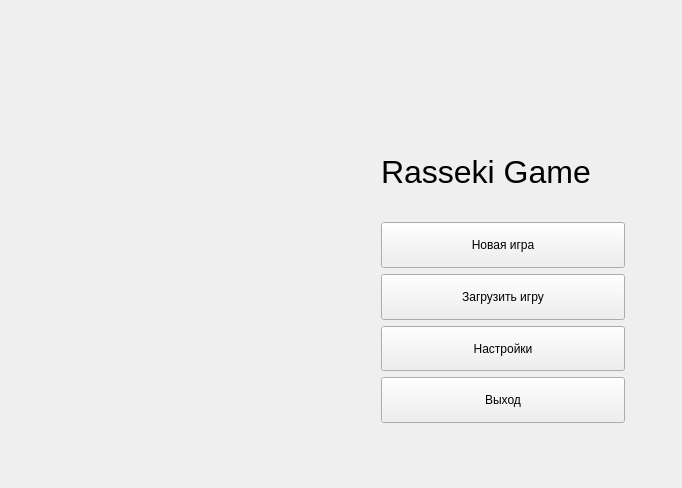
<?xml version="1.0" encoding="UTF-8"?>
<ui version="4.0">
 <class>MenuWindow</class>
 <widget class="QMainWindow" name="MenuWindow">
  <property name="geometry">
   <rect>
    <x>0</x>
    <y>0</y>
    <width>682</width>
    <height>488</height>
   </rect>
  </property>
  <property name="windowTitle">
   <string>Rasseki Game</string>
  </property>
  <property name="styleSheet">
   <string notr="true"/>
  </property>
  <widget class="QWidget" name="centralWidget">
   <widget class="QWidget" name="gridLayoutWidget">
    <property name="geometry">
     <rect>
      <x>60</x>
      <y>90</y>
      <width>565</width>
      <height>385</height>
     </rect>
    </property>
    <layout class="QGridLayout" name="gridLayout">
     <property name="topMargin">
      <number>0</number>
     </property>
     <property name="rightMargin">
      <number>0</number>
     </property>
     <property name="bottomMargin">
      <number>0</number>
     </property>
     <property name="horizontalSpacing">
      <number>60</number>
     </property>
     <item row="0" column="0" rowspan="3">
      <widget class="QLabel" name="logo">
       <property name="minimumSize">
        <size>
         <width>250</width>
         <height>350</height>
        </size>
       </property>
       <property name="text">
        <string/>
       </property>
       <property name="pixmap">
        <pixmap>archer.png</pixmap>
       </property>
      </widget>
     </item>
     <item row="0" column="1">
      <widget class="QLabel" name="label">
       <property name="maximumSize">
        <size>
         <width>16777215</width>
         <height>750</height>
        </size>
       </property>
       <property name="text">
        <string>&lt;html&gt;&lt;head/&gt;&lt;body&gt;&lt;p&gt;&lt;br/&gt;&lt;/p&gt;&lt;p&gt;&lt;span style=&quot; font-size:24pt;&quot;&gt;Rasseki Game&lt;/span&gt;&lt;/p&gt;&lt;/body&gt;&lt;/html&gt;</string>
       </property>
      </widget>
     </item>
     <item row="1" column="1" rowspan="2">
      <layout class="QVBoxLayout" name="verticalLayout">
       <item>
        <widget class="QPushButton" name="newGame">
         <property name="sizePolicy">
          <sizepolicy hsizetype="Preferred" vsizetype="Preferred">
           <horstretch>0</horstretch>
           <verstretch>0</verstretch>
          </sizepolicy>
         </property>
         <property name="maximumSize">
          <size>
           <width>16777215</width>
           <height>50</height>
          </size>
         </property>
         <property name="text">
          <string>Новая игра</string>
         </property>
        </widget>
       </item>
       <item>
        <widget class="QPushButton" name="loadGame">
         <property name="sizePolicy">
          <sizepolicy hsizetype="Preferred" vsizetype="Preferred">
           <horstretch>0</horstretch>
           <verstretch>0</verstretch>
          </sizepolicy>
         </property>
         <property name="maximumSize">
          <size>
           <width>16777215</width>
           <height>50</height>
          </size>
         </property>
         <property name="text">
          <string>Загрузить игру</string>
         </property>
        </widget>
       </item>
       <item>
        <widget class="QPushButton" name="settingGame">
         <property name="sizePolicy">
          <sizepolicy hsizetype="Preferred" vsizetype="Preferred">
           <horstretch>0</horstretch>
           <verstretch>0</verstretch>
          </sizepolicy>
         </property>
         <property name="maximumSize">
          <size>
           <width>16777215</width>
           <height>50</height>
          </size>
         </property>
         <property name="text">
          <string>Настройки</string>
         </property>
        </widget>
       </item>
       <item>
        <widget class="QPushButton" name="exitGame">
         <property name="sizePolicy">
          <sizepolicy hsizetype="Preferred" vsizetype="Preferred">
           <horstretch>0</horstretch>
           <verstretch>0</verstretch>
          </sizepolicy>
         </property>
         <property name="maximumSize">
          <size>
           <width>16777215</width>
           <height>50</height>
          </size>
         </property>
         <property name="text">
          <string>Выход</string>
         </property>
        </widget>
       </item>
       <item>
        <widget class="QLabel" name="label_2">
         <property name="text">
          <string/>
         </property>
        </widget>
       </item>
      </layout>
     </item>
    </layout>
   </widget>
  </widget>
 </widget>
 <layoutdefault spacing="6" margin="11"/>
 <resources/>
 <connections/>
</ui>
